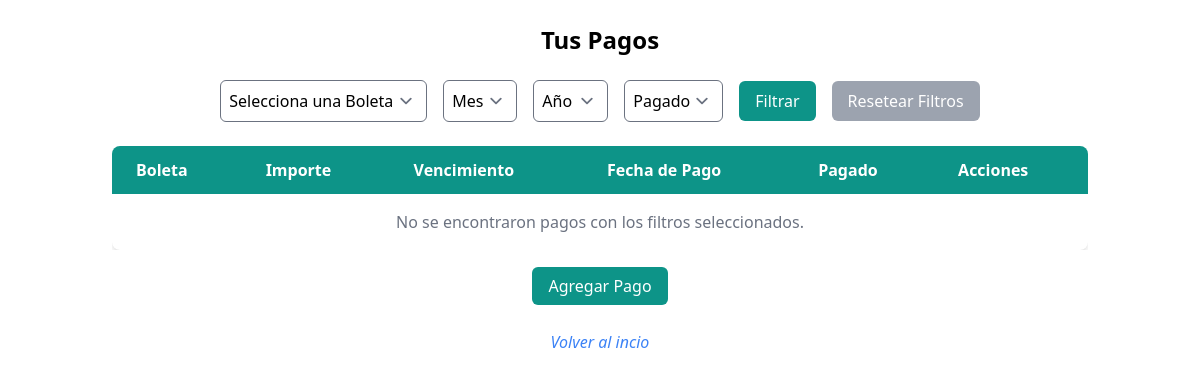
Page /payments/ (signed in) on the earlier database version.
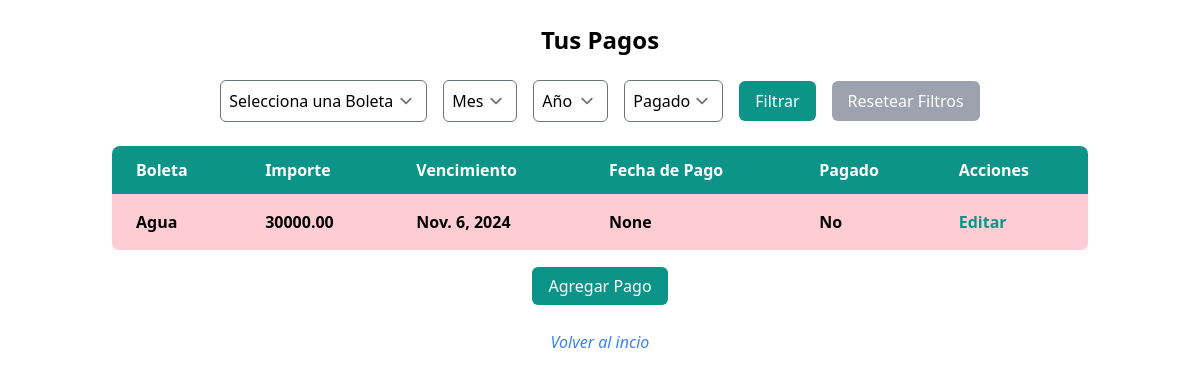
Same page on the later database version.
### core/models.py (models this page shows, shortened)
class Payment(models.Model):
    boleta = models.ForeignKey(Boleta, on_delete=models.CASCADE)
    user = models.ForeignKey(User, on_delete=models.CASCADE)
    amount = models.DecimalField(max_digits=10, decimal_places=2)
    payment_due = models.DateField(null=True, blank=True)
    payment_day = models.DateField(null=True, blank=True)
    payed = models.BooleanField(default=False)

class Boleta(models.Model):
    name = models.CharField(max_length=100)
    class Meta:
        ordering = ['name']
        verbose_name_plural = 'Boletas'
    def __str__(self):
        return self.name

### core/views.py (the view)
# urls.py: path('payments/', views.payment_list, name='payment_list'),
@login_required
def payment_list(request):
    selected_boleta = request.GET.get('boleta', '')
    mes = request.GET.get('mes')
    año = request.GET.get('año')
    pagado = request.GET.get('payed')
    payments = Payment.objects.filter(user=request.user)
    if selected_boleta:
        payments = payments.filter(boleta__id=selected_boleta)
    if mes:
        payments = payments.filter(payment_due__month=int(mes))
    if año:
        payments = payments.filter(payment_due__year=int(año))
    if pagado:
        payments = payments.filter(payed=(pagado == '1'))
    boletas = Boleta.objects.all()
    meses = range(1, 13)
    años = range(2020, datetime.now().year + 1)
    return render(request, 'core/payment_list.html', {
        'payments': payments,
        'meses': meses,
        'años': años,
        'boletas': boletas,
        'filtros': {'boleta': selected_boleta, 'mes': mes, 'año': año, 'payed': pagado},
    })

### core/templates/core/payment_list.html (shortened to what this page needs)
{% extends 'core/base.html' %}
{% block content %}
<h2 class="text-2xl font-bold text-center mb-6">Tus Pagos</h2>
<form method="GET"  class="mb-6 flex flex-col sm:flex-row flex-wrap gap-4 justify-center items-center">
    <select name="boleta" class="p-2 border rounded-md pr-8 sm:w-auto">
        <option value="">Selecciona una Boleta</option>
    </select>
    <select name="mes" class="p-2 border rounded-md pr-8 sm:w-auto">
        <option value="">Mes     </option>
    </select>
    <select name="año" class="p-2 border rounded-md pr-7 sm:w-auto">
        <option value="">Año     </option>
    </select>
    <select name="payed" class="p-2 border rounded-md pr-8 sm:w-auto">
        <option value="">Pagado</option>
    </select>
    <div class="flex gap-4 w-full sm:w-auto justify-center">
        <button type="submit" class="py-2 px-4 bg-teal-600 text-white rounded-md hover:bg-teal-800 transition">
            Filtrar
        </button>
        <a href="{% url 'core:payment_list' %}"
            class="py-2 px-4 bg-gray-400 text-white rounded-md hover:bg-gray-600 transition">
            Resetear Filtros
        </a>
    </div>
</form>
<div class="overflow-x-auto">
    <table class="min-w-full bg-white shadow-md rounded-lg overflow-hidden">
        <thead class="bg-teal-600 text-white">
            <tr>
                <th class="px-6 py-3 text-left">Boleta</th>
                <th class="px-6 py-3 text-left">Importe</th>
                <th class="px-6 py-3 text-left">Vencimiento</th>
                <th class="px-6 py-3 text-left">Fecha de Pago</th>
                <th class="px-6 py-3 text-left">Pagado</th>
                <th class="px-6 py-3 text-left">Acciones</th>
            </tr>
        </thead>
        <tbody class="divide-y divide-gray-200">
            {% for pago in payments %}
            <tr class="{% if not pago.payed %}bg-rose-200 font-semibold{% else %}hover:bg-gray-100{% endif %}">
                <td class="px-6 py-4">{{ pago.boleta }}</td>
                <td class="px-6 py-4">{{ pago.amount }}</td>
                <td class="px-6 py-4">{{ pago.payment_due }}</td>
                <td class="px-6 py-4">{{ pago.payment_day }}</td>
                <td class="px-6 py-4">{{ pago.payed|yesno:"Sí,No" }}</td>
                <td class="px-6 py-4">
                    <a href="{% url 'core:edit_payment' pago.id %}"
                        class="text-teal-600 hover:underline">
                        Editar
                    </a>
                </td>
            </tr>
            {% empty %}
            <tr>
                <td colspan="6" class="px-6 py-4 text-center text-gray-500">
                    No se encontraron pagos con los filtros seleccionados.
                </td>
            </tr>
            {% endfor %}
        </tbody>
    </table>
</div>
<div class="mt-6 text-center">
    <a href="{% url 'core:add_payment' %}"
        class="py-2 px-4 bg-teal-600 text-white rounded-md hover:bg-teal-800 transition">
        Agregar Pago
    </a>
</div>
<p class="text-center mt-8"><a href="{% url 'core:home' %}" class=" text-blue-500 hover:underline italic hover:font-semibold hover:text-blue-700">Volver al incio</a></p>
{% endblock %}

Differences in the rows shown:
added Payment: boleta "Agua", amount "30000.00", payment_due "Nov. 6, 2024", payment_day "None", payed "No"
Other differences:
text no longer shown: "No se encontraron pagos con los filtros seleccionados."
